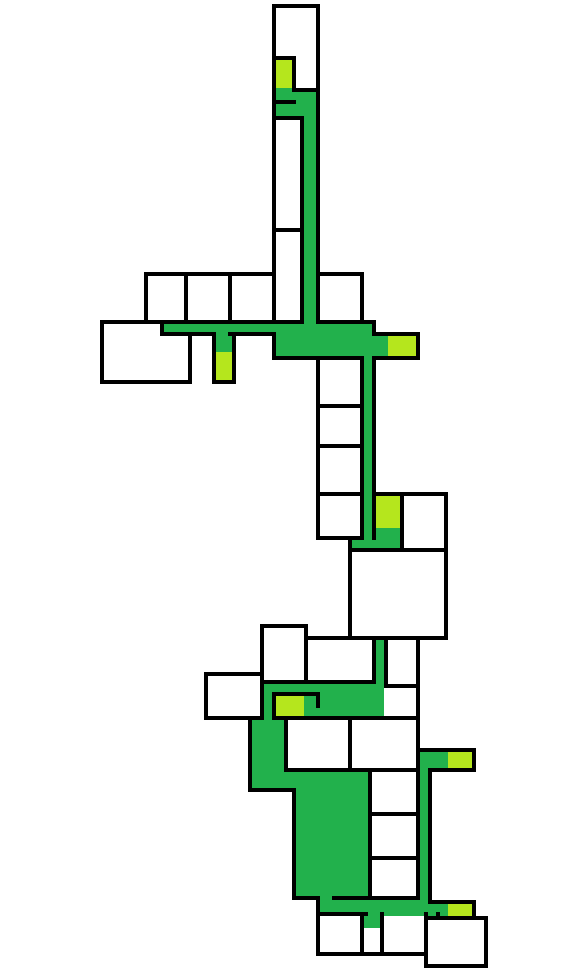

The image is a tile-based game level rendered from a .tmx file. Its description and source (layers, tilesets, objects; grid data summarised) follow:
An orthogonal 144x242 tile map with 4x4 px tiles, 17 tile layers (Sol, ESCALIER_1, ESCALIER_2, ESCALIER_3, ...).

<map version="1.10" tiledversion="1.11.2" orientation="orthogonal" renderorder="right-down" width="144" height="242" tilewidth="4" tileheight="4" infinite="0" nextlayerid="34" nextobjectid="8">
 <tileset firstgid="1" source="4X12.tsx" />
 <layer id="13" name="Sol" width="144" height="242" locked="1">
  <data>[34848 cells, 34848 non-empty, 1 distinct tile ids]</data>
 </layer>
 <layer id="27" name="ESCALIER_1" width="144" height="242" locked="1">
  <data>[34848 cells, 35 non-empty, 1 distinct tile ids]</data>
 </layer>
 <layer id="28" name="ESCALIER_2" width="144" height="242" locked="1">
  <data>[34848 cells, 48 non-empty, 1 distinct tile ids]</data>
 </layer>
 <layer id="29" name="ESCALIER_3" width="144" height="242" locked="1">
  <data>[34848 cells, 35 non-empty, 1 distinct tile ids]</data>
 </layer>
 <layer id="30" name="ESCALIER_4" width="144" height="242" locked="1">
  <data>[34848 cells, 24 non-empty, 1 distinct tile ids]</data>
 </layer>
 <layer id="31" name="ESCALIER_5" width="144" height="242" locked="1">
  <data>[34848 cells, 18 non-empty, 1 distinct tile ids]</data>
 </layer>
 <layer id="33" name="ESCALIER_6" width="144" height="242" locked="1">
  <data>[34848 cells, 28 non-empty, 1 distinct tile ids]</data>
 </layer>
 <layer id="32" name="ESCALIER_7" width="144" height="242" locked="1">
  <data>[34848 cells, 28 non-empty, 1 distinct tile ids]</data>
 </layer>
 <layer id="17" name="COULOIR_F" width="144" height="242" locked="1">
  <data>[34848 cells, 287 non-empty, 1 distinct tile ids]</data>
 </layer>
 <layer id="15" name="COULOIR_G" width="144" height="242" locked="1">
  <data>[34848 cells, 215 non-empty, 1 distinct tile ids]</data>
 </layer>
 <layer id="18" name="COULOIR_H" width="144" height="242" locked="1">
  <data>[34848 cells, 134 non-empty, 1 distinct tile ids]</data>
 </layer>
 <layer id="19" name="COULOIR_I" width="144" height="242" locked="1">
  <data>[34848 cells, 187 non-empty, 1 distinct tile ids]</data>
 </layer>
 <layer id="26" name="COULOIR_J" width="144" height="242" locked="1">
  <data>[34848 cells, 22 non-empty, 1 distinct tile ids]</data>
 </layer>
 <layer id="23" name="COULOIR_K" width="144" height="242" locked="1">
  <data>[34848 cells, 94 non-empty, 1 distinct tile ids]</data>
 </layer>
 <layer id="22" name="COULOIR_L" width="144" height="242" locked="1">
  <data>[34848 cells, 111 non-empty, 1 distinct tile ids]</data>
 </layer>
 <layer id="21" name="COULOIR_M" width="144" height="242" locked="1">
  <data>[34848 cells, 718 non-empty, 1 distinct tile ids]</data>
 </layer>
 <layer id="14" name="Murs" width="144" height="242" locked="1">
  <data>[34848 cells, 2988 non-empty, 2 distinct tile ids]</data>
 </layer>
</map>
